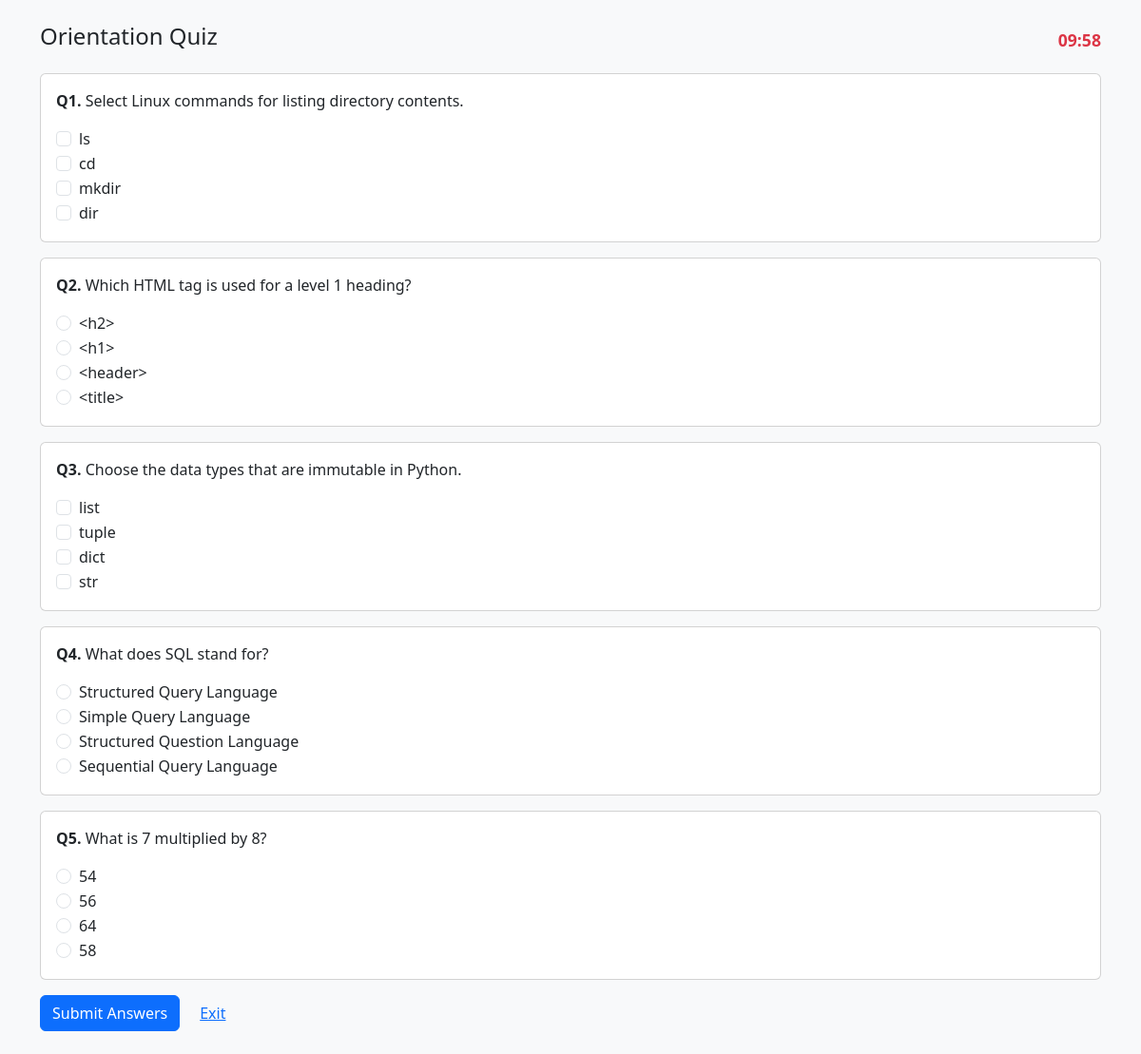
The app's page /quiz/start/123456 with its own data.
### tables this page shows
CREATE TABLE tests (
        id INTEGER PRIMARY KEY AUTOINCREMENT,
        test_code TEXT UNIQUE NOT NULL,
        name TEXT NOT NULL,
        description TEXT DEFAULT '',
        duration_minutes INTEGER DEFAULT 0,
        created_at TEXT,
        updated_at TEXT
    );

CREATE TABLE questions (
        id INTEGER PRIMARY KEY AUTOINCREMENT,
        test_id INTEGER NOT NULL,
        question_text TEXT NOT NULL,
        option1 TEXT NOT NULL,
        option2 TEXT NOT NULL,
        option3 TEXT NOT NULL,
        option4 TEXT NOT NULL,
        correct TEXT NOT NULL, -- semicolon separated indices e.g. "2" or "1;3"
        is_multiple INTEGER NOT NULL DEFAULT 0,
        FOREIGN KEY (test_id) REFERENCES tests(id) ON DELETE CASCADE
    );

### app.py (the view)
@app.route("/quiz/start/<test_code>", methods=["GET"])
def quiz_start(test_code):
    conn = get_db_connection()
    cur = conn.cursor()
    cur.execute("SELECT id, name, duration_minutes FROM tests WHERE test_code = ?", (test_code,))
    test = cur.fetchone()
    if not test:
        flash("Test not found.", "danger")
        return redirect(url_for("login"))
    test_id = test["id"]
    duration = test["duration_minutes"] or 5  # default to 5 minutes if not set
    cur.execute("SELECT id FROM questions WHERE test_id = ?", (test_id,))
    id_rows = cur.fetchall()
    question_ids = [r["id"] for r in id_rows]
    if not question_ids:
        flash("No questions available for this test. Contact the trainer.", "danger")
        return redirect(url_for("exam_landing", test_code=test_code))
    pick_count = min(5, len(question_ids))
    chosen_ids = random.sample(question_ids, k=pick_count)
    placeholders = ",".join("?" for _ in chosen_ids)
    cur.execute(f"SELECT * FROM questions WHERE id IN ({placeholders})", tuple(chosen_ids))
    rows = {r["id"]: r for r in cur.fetchall()}
    quiz_questions = []
    for qid in chosen_ids:
        q = rows[qid]
        quiz_questions.append({
            "id": q["id"],
            "text": q["question_text"],
            "options": [q["option1"], q["option2"], q["option3"], q["option4"]],
            "is_multiple": bool(q["is_multiple"])
        })
    session['current_quiz'] = {
        "test_id": test_id,
        "test_code": test_code,
        "question_ids": chosen_ids,
        "started_at": datetime.utcnow().isoformat(),
        "duration_seconds": duration * 60
    }
    return render_template("quiz.html", test_name=test["name"], duration_seconds=duration * 60, questions=quiz_questions, test_code=test_code)

### app.py (called while the page is built)
def get_db_connection():
    if "db_conn" not in g:
        conn = sqlite3.connect(DB_PATH, timeout=30, detect_types=sqlite3.PARSE_DECLTYPES)
        conn.row_factory = sqlite3.Row
        conn.execute("PRAGMA journal_mode=WAL;")
        conn.execute("PRAGMA synchronous=NORMAL;")
        g.db_conn = conn
    return g.db_conn

@app.teardown_appcontext
def close_db_connection(exception):
    conn = g.pop("db_conn", None)
    if conn is not None:
        conn.close()

### templates/quiz.html (shortened to what this page needs)
<!doctype html>
<html lang="en">
<head>
    <link href="https://cdn.jsdelivr.net/npm/bootstrap@5.3.2/dist/css/bootstrap.min.css" rel="stylesheet">
</head>
<body class="bg-light">
    <div class="container py-4">
        <div class="d-flex justify-content-between align-items-center mb-3">
            <h4>{{ test_name }}</h4>
            <div class="timer text-danger" id="countdown">Loading...</div>
        </div>
        <form id="quizForm" method="post" action="{{ url_for('quiz_submit', test_code=test_code) }}">
            {% for q in questions %}
            <div class="card mb-3">
                <div class="card-body">
                    <p><strong>Q{{ loop.index }}.</strong> {{ q.text }}</p>
                    {% if q.is_multiple %}
                    {% for opt in q.options %}
                    <div class="form-check">
                        <input class="form-check-input" type="checkbox" name="q_{{ q.id }}" value="{{ loop.index }}"
                            id="q{{ q.id }}_{{ loop.index }}">
                        <label class="form-check-label" for="q{{ q.id }}_{{ loop.index }}">{{ opt }}</label>
                    </div>
                    {% endfor %}
                    {% else %}
                    {% for opt in q.options %}
                    <div class="form-check">
                        <input class="form-check-input" type="radio" name="q_{{ q.id }}" value="{{ loop.index }}"
                            id="q{{ q.id }}_{{ loop.index }}">
                        <label class="form-check-label" for="q{{ q.id }}_{{ loop.index }}">{{ opt }}</label>
                    </div>
                    {% endfor %}
                    {% endif %}
                </div>
            </div>
            {% endfor %}
            <div class="d-flex gap-2">
                <button type="submit" class="btn btn-primary">Submit Answers</button>
                <a class="btn btn-link" href="{{ url_for('login') }}">Exit</a>
            </div>
        </form>
    </div>
</body>
</html>

### templates/quiz.html (style rules this page uses)
.timer { font-weight: 600; font-size: 1.1rem; }

### records on screen
tests: name "Orientation Quiz"
questions: text "Select Linux commands for listing directory contents.", option1 "ls", option2 "cd", option3 "mkdir", option4 "dir"
questions: text "Which HTML tag is used for a level 1 heading?", option1 "<h2>", option2 "<h1>", option3 "<header>", option4 "<title>"
questions: text "Choose the data types that are immutable in Python.", option1 "list", option2 "tuple", option3 "dict", option4 "str"
questions: text "What does SQL stand for?", option1 "Structured Query Language", option2 "Simple Query Language", option3 "Structured Question Language", option4 "Sequential Query Language"
questions: text "What is 7 multiplied by 8?", option1 "54", option2 "56", option3 "64", option4 "58"
